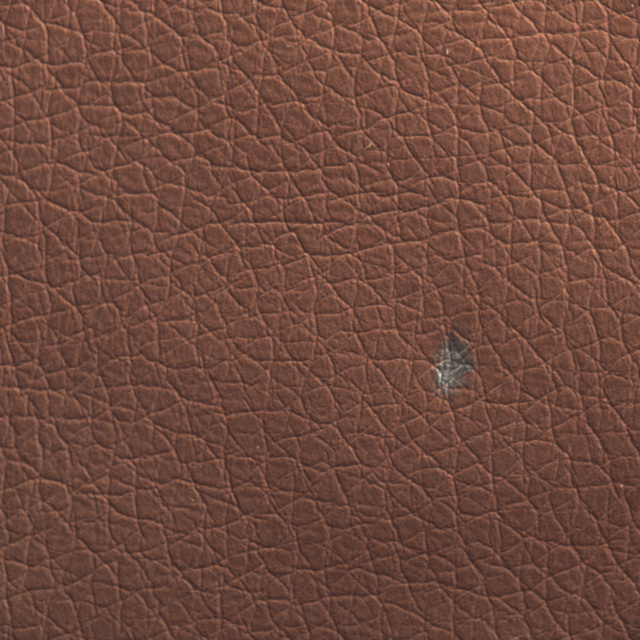
#> input picture SurfaceLab/data/test/color/000.jpg, 640 x 640 px
$ python -i models.py   (imports and definitions only)
#> lines starting #> are read from the running program, lines starting #| are printed output that depends on the picture
"""Descripteurs, apprentissage sur images saines et cartes d'anomalie."""

from dataclasses import dataclass
from pathlib import Path
from time import perf_counter

import cv2 as cv
import numpy as np
import onnxruntime as ort

ROOT = Path(__file__).resolve().parents[1]
WEIGHTS = ROOT / "models" / "resnet18_features.onnx"
SIZE = 256
GRID = SIZE // 8
METHODS = {
    "texture": ("Texture & couleur", "Contraste local et écarts chromatiques en Lab"),
    "padim": ("PaDiM", "Distance de Mahalanobis par position"),
    "patchcore": ("PatchCore", "Distance à la mémoire de zones saines"),
}
SCENARIOS = {
    "normal": "Image originale",
    "light": "Éclairage réduit",
    "blur": "Flou optique",
    "noise": "Bruit capteur",
}
OPENING = cv.getStructuringElement(cv.MORPH_ELLIPSE, (5, 5))

# Un petit nombre de threads évite la concurrence avec le moteur ONNX.
# [1 line not run here, left out]


class Backbone:
    """ResNet-18 ImageNet tronqué après les étages 2 et 3, en inférence CPU."""

    # [28 lines left out: functions __init__, __call__, not called in this run]


def resize(rgb):
    """Normalise la grille de calcul. L'affichage conserve les proportions."""
    return cv.resize(rgb, (SIZE, SIZE), interpolation=cv.INTER_AREA)


# [10 lines left out: function perturb, not called in this run]


def texture_map(rgb):
    lab = cv.cvtColor(rgb, cv.COLOR_RGB2LAB).astype(np.float32)
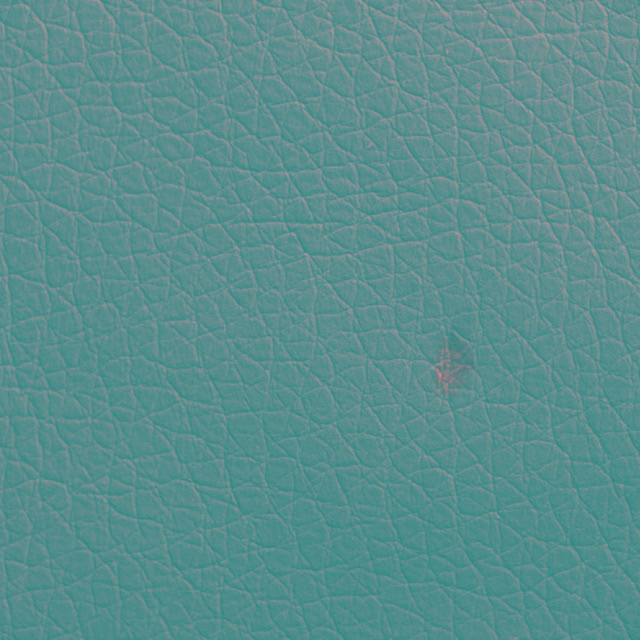
#> lab: shape (640, 640, 3) float32; mean R, G, B 90, 142.4, 141.9
    light = lab[:, :, 0]
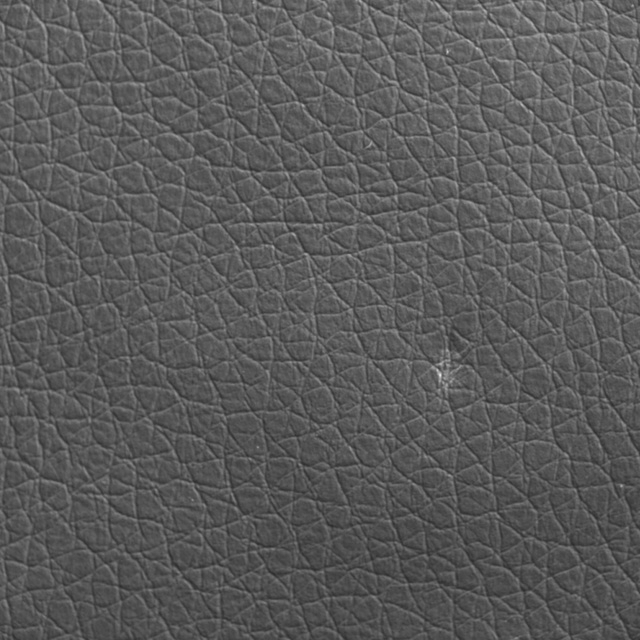
#> light: shape (640, 640) float32; min 44, max 230, mean 90
    chroma = lab[:, :, 1:].copy()
    fine = np.abs(light - cv.GaussianBlur(light, (0, 0), 2.0))
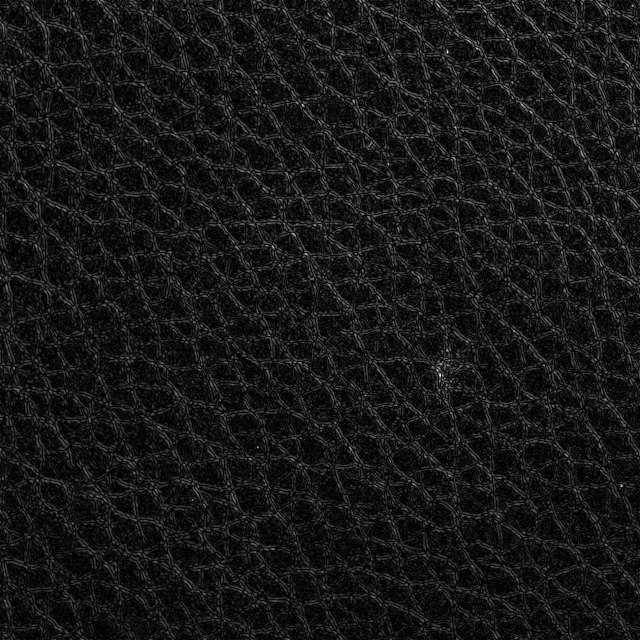
#> fine: shape (640, 640) float32; min 3.81e-05, max 78.98, mean 7.4; drawn with min black and max white
    broad = np.abs(light - cv.GaussianBlur(light, (0, 0), 9.0))
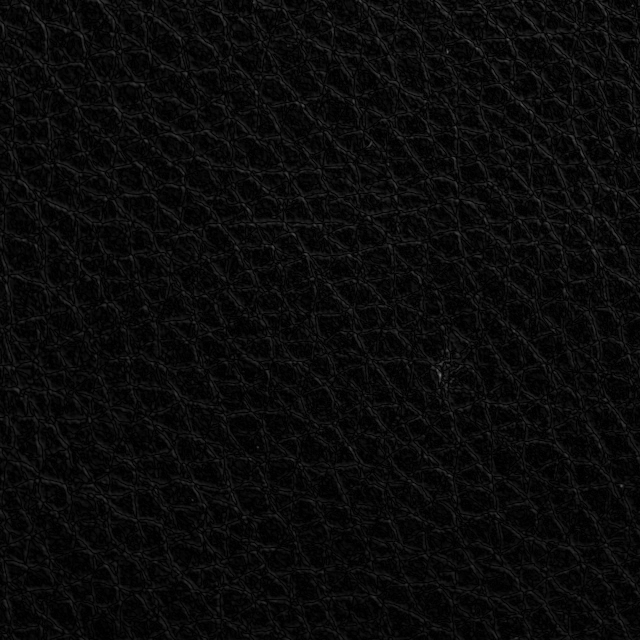
#> broad: shape (640, 640) float32; min 1.53e-05, max 119.4, mean 10.7
    color = chroma - cv.GaussianBlur(chroma, (0, 0), 9.0)
    edge_energy = cv.GaussianBlur(fine, (0, 0), 2.0)
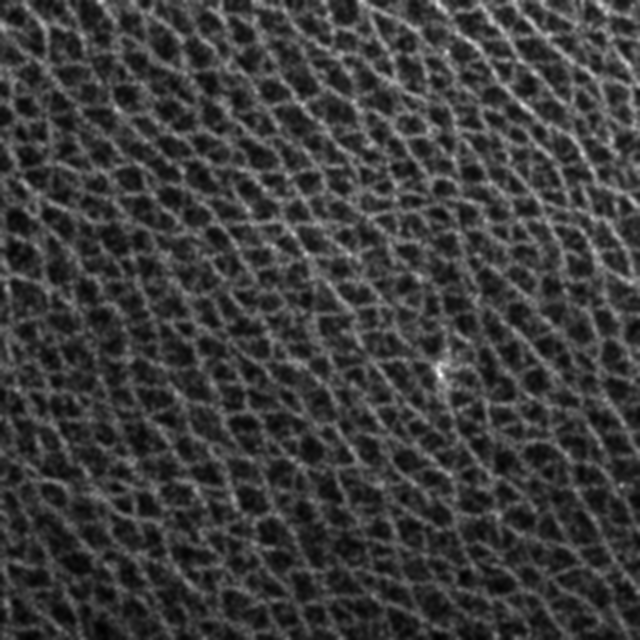
#> edge_energy: shape (640, 640) float32; min 1.28, max 27.11, mean 7.4; drawn with min black and max white
    texture = np.abs(edge_energy - cv.GaussianBlur(edge_energy, (0, 0), 7.0))
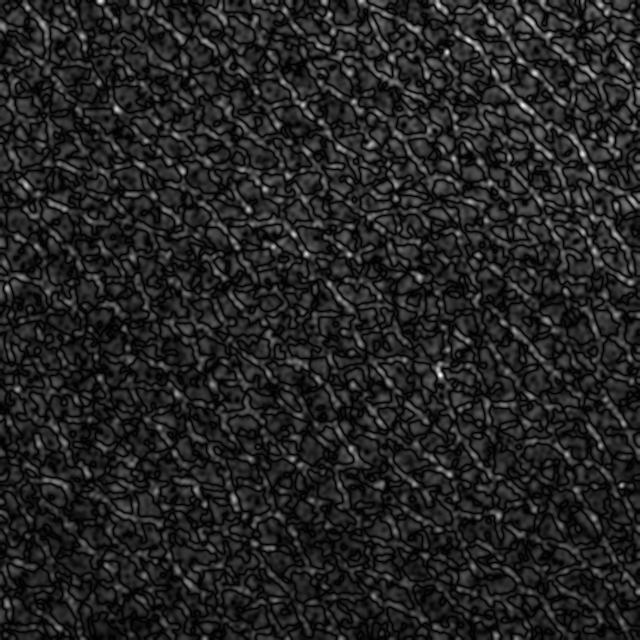
#> texture: shape (640, 640) float32; min 5.72e-06, max 13.04, mean 1.82; drawn with min black and max white
    return 0.55 * fine + 0.45 * broad + np.linalg.norm(color, axis=2) + 0.75 * texture


# [17 lines left out: function representative_bank, not called in this run]


@dataclass
class Profile:
    mean: np.ndarray
    precision: np.ndarray
    bank: np.ndarray
    thresholds: dict

    # [64 lines left out: functions learned_bytes, fit, raw_map, score_all, not called in this run]

>>> import cv2
>>> picture = cv2.cvtColor(cv2.imread('../data/test/color/000.jpg'), cv2.COLOR_BGR2RGB)
>>> result = texture_map(picture)

$ run again, on SurfaceLab/data/test/color/002.jpg
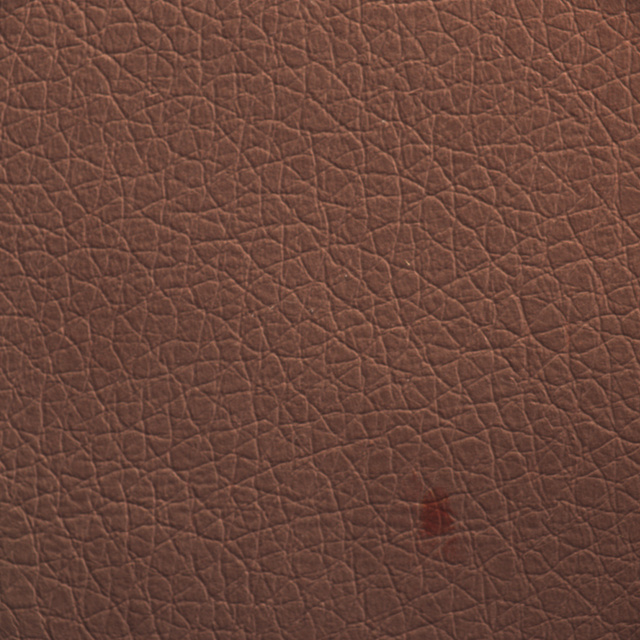
#> input picture SurfaceLab/data/test/color/002.jpg, 640 x 640 px
#> in texture_map, `edge_energy = cv.GaussianBlur(fine, (0, 0), 2.0)`:
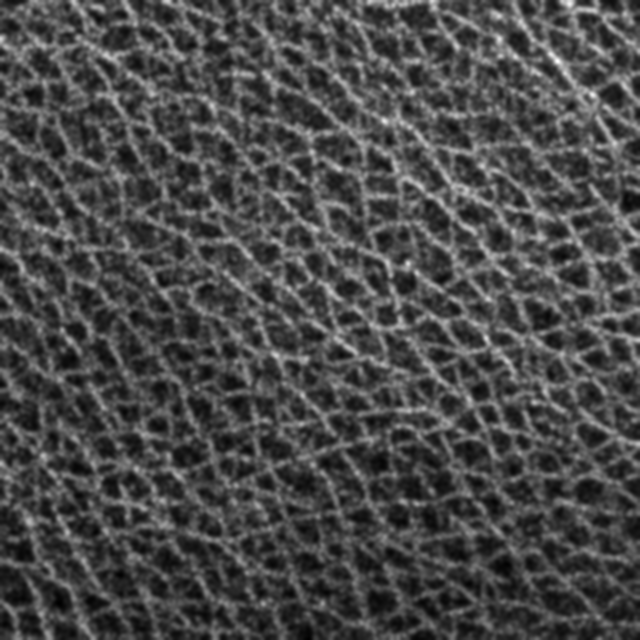
#> edge_energy: shape (640, 640) float32; min 1.11, max 19.95, mean 6.57; drawn with min black and max white
#> in texture_map, `texture = np.abs(edge_energy - cv.GaussianBlur(edge_energy, (0, 0), 7...`:
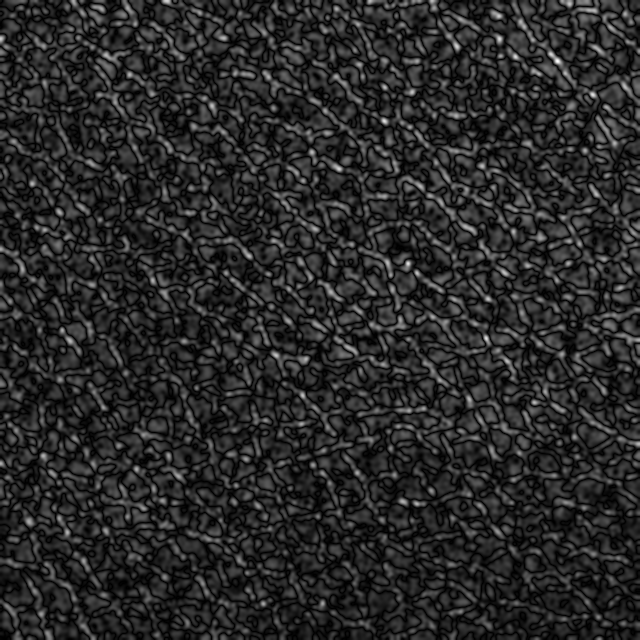
#> texture: shape (640, 640) float32; min 0, max 9.61, mean 1.55; drawn with min black and max white

$ run again, on SurfaceLab/data/test/color/005.jpg
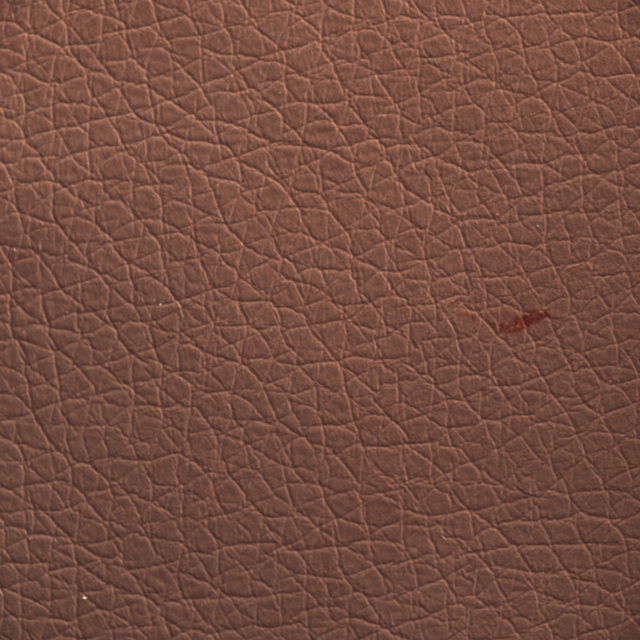
#> input picture SurfaceLab/data/test/color/005.jpg, 640 x 640 px
#> in texture_map, `edge_energy = cv.GaussianBlur(fine, (0, 0), 2.0)`:
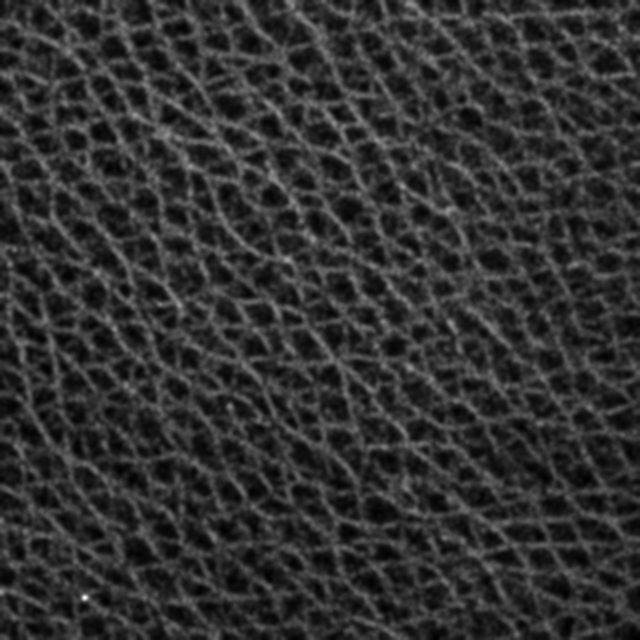
#> edge_energy: shape (640, 640) float32; min 1.41, max 30.05, mean 7; drawn with min black and max white
#> in texture_map, `texture = np.abs(edge_energy - cv.GaussianBlur(edge_energy, (0, 0), 7...`:
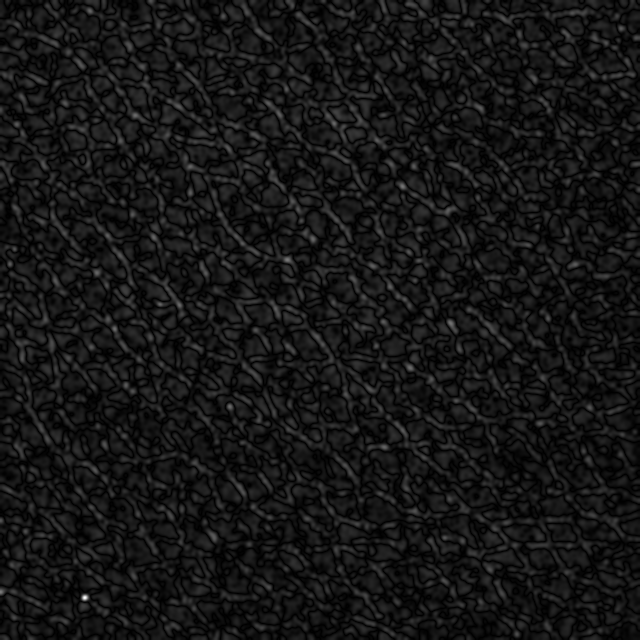
#> texture: shape (640, 640) float32; min 1.76e-05, max 20.84, mean 1.8; drawn with min black and max white

$ run again, on SurfaceLab/data/test/color/007.jpg
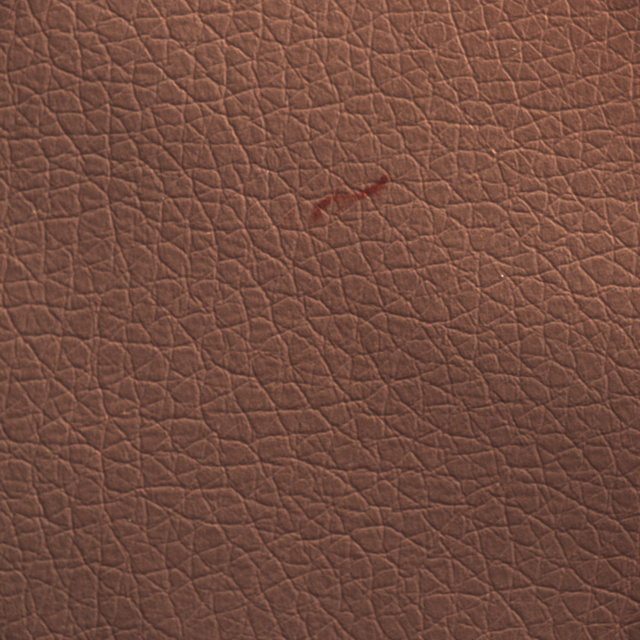
#> input picture SurfaceLab/data/test/color/007.jpg, 640 x 640 px
#> in texture_map, `edge_energy = cv.GaussianBlur(fine, (0, 0), 2.0)`:
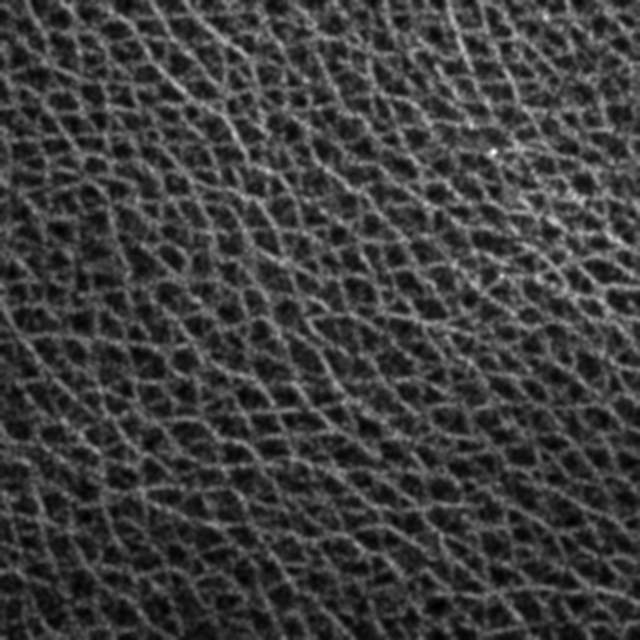
#> edge_energy: shape (640, 640) float32; min 1.22, max 25.15, mean 7.1; drawn with min black and max white
#> in texture_map, `texture = np.abs(edge_energy - cv.GaussianBlur(edge_energy, (0, 0), 7...`:
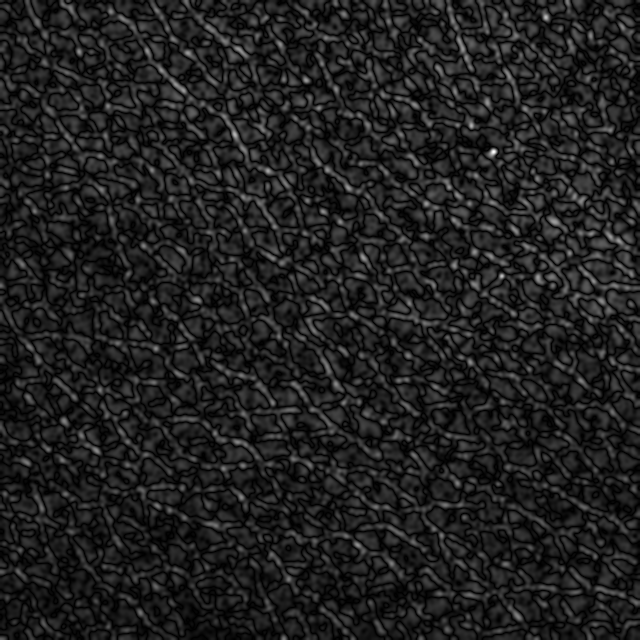
#> texture: shape (640, 640) float32; min 1.38e-05, max 14.12, mean 1.79; drawn with min black and max white
